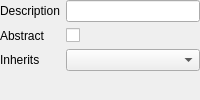
              <widget class="QWidget" name="page_ss_role_details">
               <layout class="QFormLayout" name="formLayout_ss_role">
                <property name="leftMargin">
                 <number>0</number>
                </property>
                <property name="topMargin">
                 <number>0</number>
                </property>
                <property name="rightMargin">
                 <number>0</number>
                </property>
                <property name="bottomMargin">
                 <number>0</number>
                </property>
                <item row="0" column="0">
                 <widget class="QLabel" name="label_ss_role_description">
                  <property name="text">
                   <string>Description</string>
                  </property>
                 </widget>
                </item>
                <item row="0" column="1">
                 <widget class="QLineEdit" name="lineEdit_ss_role_description"/>
                </item>
                <item row="1" column="0">
                 <widget class="QLabel" name="label_ss_role_abstract">
                  <property name="text">
                   <string>Abstract</string>
                  </property>
                 </widget>
                </item>
                <item row="1" column="1">
                 <widget class="QCheckBox" name="checkBox_ss_role_abstract"/>
                </item>
                <item row="2" column="0">
                 <widget class="QLabel" name="label_ss_role_inherits">
                  <property name="text">
                   <string>Inherits</string>
                  </property>
                 </widget>
                </item>
                <item row="2" column="1">
                 <widget class="QComboBox" name="comboBox_ss_role_inherits"/>
                </item>
               </layout>
              </widget>
